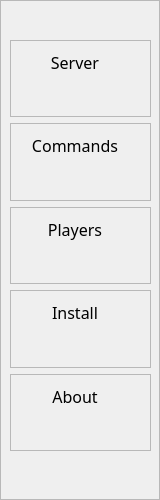
  <widget class="QFrame" name="frame_2">
   <property name="geometry">
    <rect>
     <x>0</x>
     <y>110</y>
     <width>160</width>
     <height>500</height>
    </rect>
   </property>
   <property name="styleSheet">
    <string notr="true"/>
   </property>
   <property name="frameShape">
    <enum>QFrame::StyledPanel</enum>
   </property>
   <property name="frameShadow">
    <enum>QFrame::Raised</enum>
   </property>
   <widget class="QLabel" name="label_menuImagen">
    <property name="geometry">
     <rect>
      <x>0</x>
      <y>0</y>
      <width>161</width>
      <height>501</height>
     </rect>
    </property>
    <property name="text">
     <string/>
    </property>
    <property name="pixmap">
     <pixmap>repository/torch body.png</pixmap>
    </property>
    <property name="scaledContents">
     <bool>true</bool>
    </property>
   </widget>
   <widget class="QWidget" name="verticalLayoutWidget_7">
    <property name="geometry">
     <rect>
      <x>10</x>
      <y>40</y>
      <width>141</width>
      <height>411</height>
     </rect>
    </property>
    <layout class="QVBoxLayout" name="Buttons">
     <item>
      <widget class="QFrame" name="frame_Server">
       <property name="frameShape">
        <enum>QFrame::StyledPanel</enum>
       </property>
       <property name="frameShadow">
        <enum>QFrame::Raised</enum>
       </property>
       <widget class="QLabel" name="label_Server">
        <property name="geometry">
         <rect>
          <x>0</x>
          <y>0</y>
          <width>130</width>
          <height>45</height>
         </rect>
        </property>
        <property name="font">
         <font>
          <family>Minecraft</family>
          <pointsize>12</pointsize>
         </font>
        </property>
        <property name="text">
         <string>Server</string>
        </property>
        <property name="alignment">
         <set>Qt::AlignCenter</set>
        </property>
       </widget>
       <widget class="QLabel" name="icon_Server">
        <property name="geometry">
         <rect>
          <x>0</x>
          <y>0</y>
          <width>130</width>
          <height>45</height>
         </rect>
        </property>
        <property name="text">
         <string/>
        </property>
        <property name="pixmap">
         <pixmap>repository/button.png</pixmap>
        </property>
       </widget>
       <zorder>icon_Server</zorder>
       <zorder>label_Server</zorder>
      </widget>
     </item>
     <item>
      <widget class="QFrame" name="frame_Commands">
       <property name="frameShape">
        <enum>QFrame::StyledPanel</enum>
       </property>
       <property name="frameShadow">
        <enum>QFrame::Raised</enum>
       </property>
       <widget class="QLabel" name="label_Commands">
        <property name="geometry">
         <rect>
          <x>0</x>
          <y>0</y>
          <width>130</width>
          <height>45</height>
         </rect>
        </property>
        <property name="font">
         <font>
          <family>Minecraft</family>
          <pointsize>12</pointsize>
         </font>
        </property>
        <property name="text">
         <string>Commands</string>
        </property>
        <property name="alignment">
         <set>Qt::AlignCenter</set>
        </property>
       </widget>
       <widget class="QLabel" name="icon_Commands">
        <property name="geometry">
         <rect>
          <x>0</x>
          <y>0</y>
          <width>130</width>
          <height>45</height>
         </rect>
        </property>
        <property name="text">
         <string/>
        </property>
        <property name="pixmap">
         <pixmap>repository/button.png</pixmap>
        </property>
       </widget>
       <zorder>icon_Commands</zorder>
       <zorder>label_Commands</zorder>
      </widget>
     </item>
     <item>
      <widget class="QFrame" name="frame_Players">
       <property name="frameShape">
        <enum>QFrame::StyledPanel</enum>
       </property>
       <property name="frameShadow">
        <enum>QFrame::Raised</enum>
       </property>
       <widget class="QLabel" name="label_Players">
        <property name="geometry">
         <rect>
          <x>0</x>
          <y>0</y>
          <width>130</width>
          <height>45</height>
         </rect>
        </property>
        <property name="font">
         <font>
          <family>Minecraft</family>
          <pointsize>12</pointsize>
         </font>
        </property>
        <property name="text">
         <string>Players</string>
        </property>
        <property name="alignment">
         <set>Qt::AlignCenter</set>
        </property>
       </widget>
       <widget class="QLabel" name="icon_Players">
        <property name="geometry">
         <rect>
          <x>0</x>
          <y>0</y>
          <width>130</width>
          <height>45</height>
         </rect>
        </property>
        <property name="text">
         <string/>
        </property>
        <property name="pixmap">
         <pixmap>repository/button.png</pixmap>
        </property>
       </widget>
       <zorder>icon_Players</zorder>
       <zorder>label_Players</zorder>
      </widget>
     </item>
     <item>
      <widget class="QFrame" name="frame_Install">
       <property name="frameShape">
        <enum>QFrame::StyledPanel</enum>
       </property>
       <property name="frameShadow">
        <enum>QFrame::Raised</enum>
       </property>
       <widget class="QLabel" name="label_Install">
        <property name="geometry">
         <rect>
          <x>0</x>
          <y>0</y>
          <width>130</width>
          <height>45</height>
         </rect>
        </property>
        <property name="font">
         <font>
          <family>Minecraft</family>
          <pointsize>12</pointsize>
         </font>
        </property>
        <property name="text">
         <string>Install</string>
        </property>
        <property name="alignment">
         <set>Qt::AlignCenter</set>
        </property>
       </widget>
       <widget class="QLabel" name="icon_Install">
        <property name="geometry">
         <rect>
          <x>0</x>
          <y>0</y>
          <width>130</width>
          <height>45</height>
         </rect>
        </property>
        <property name="text">
         <string/>
        </property>
        <property name="pixmap">
         <pixmap>repository/button.png</pixmap>
        </property>
       </widget>
       <zorder>icon_Install</zorder>
       <zorder>label_Install</zorder>
      </widget>
     </item>
     <item>
      <widget class="QFrame" name="frame_About">
       <property name="frameShape">
        <enum>QFrame::StyledPanel</enum>
       </property>
       <property name="frameShadow">
        <enum>QFrame::Raised</enum>
       </property>
       <widget class="QLabel" name="label_About">
        <property name="geometry">
         <rect>
          <x>0</x>
          <y>0</y>
          <width>130</width>
          <height>45</height>
         </rect>
        </property>
        <property name="font">
         <font>
          <family>Minecraft</family>
          <pointsize>12</pointsize>
         </font>
        </property>
        <property name="text">
         <string>About</string>
        </property>
        <property name="alignment">
         <set>Qt::AlignCenter</set>
        </property>
       </widget>
       <widget class="QLabel" name="icon_About">
        <property name="geometry">
         <rect>
          <x>0</x>
          <y>0</y>
          <width>130</width>
          <height>45</height>
         </rect>
        </property>
        <property name="text">
         <string/>
        </property>
        <property name="pixmap">
         <pixmap>repository/button.png</pixmap>
        </property>
       </widget>
       <zorder>icon_About</zorder>
       <zorder>label_About</zorder>
      </widget>
     </item>
    </layout>
    <zorder>frame_Server</zorder>
    <zorder>frame_Players</zorder>
    <zorder>frame_Install</zorder>
    <zorder>frame_About</zorder>
    <zorder>frame_Commands</zorder>
   </widget>
  </widget>
